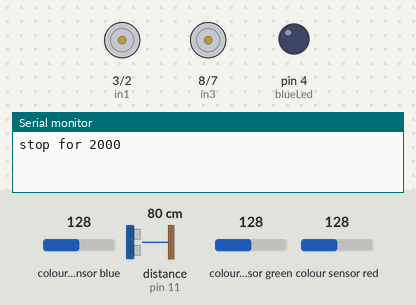
This sketch was run on a simulated Arduino Uno, built with avr-gcc and run on an emulated ATmega328P. On the bench: motor-driver pin pairs drawn as motors (green arrow = first pin HIGH = forward, orange = second pin HIGH = backward, longer = more drive, scaled by the enable pin), output pins drawn as LEDs (lit = HIGH), the last lines printed to the serial monitor. Wiring (inferred from the names in the program): ultrasonic range finder: trigger pin 12; echo pin 11; TCS3200 colour sensor: output A4; S2 A2; S3 A3; S0 A0; S1 A1. Dashed ring = blinking. Inputs (shaded band) come from the test bench; at power-on: colour sensor blue 128, distance to the obstacle (sensor on pin 11) 80 cm, colour sensor green 128, colour sensor red 128. The echo pulse lasts 58.3 µs per cm; pins used as bus, display or sensor lines are not drawn.

Above: at 1.2 s.
1.3 s: colour sensor blue set to 135
At 2.05 s:
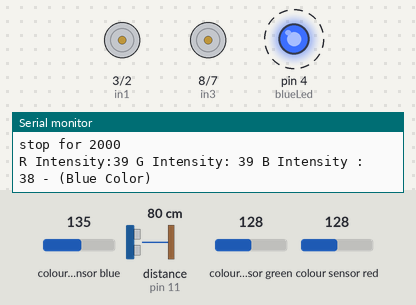
7.5 s: distance to the obstacle (sensor on pin 11) set to 16 cm
11.0 s: distance to the obstacle (sensor on pin 11) set to 13 cm
At 12.83 s:
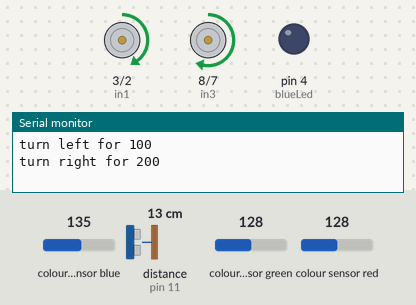
At 13.19 s:
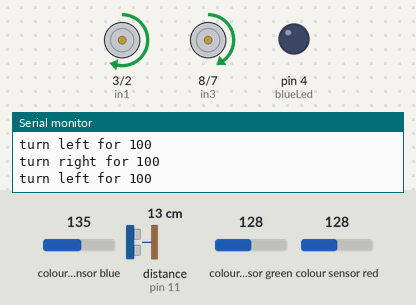
Timing chart, 0 to 20.5 s (numbered marks = the images above; inputs shaded):
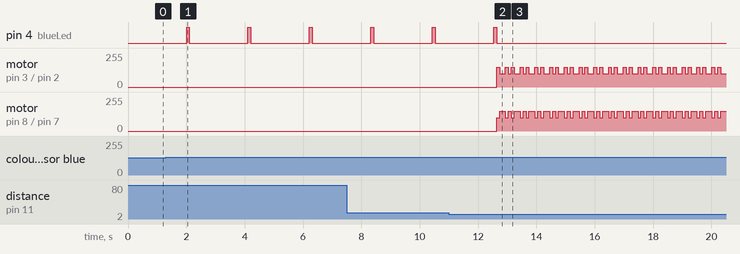

The sketch:

CODING.ino
```cpp
// Control pins for the right half of the H-bridge
const int enable2 = 9; // PWM pin for speed control
const int in3 = 8;
const int in4 = 7;

//other half
const int enable1 = 6; // PWM pin for speed control
const int in1 = 3;
const int in2 = 2;

//Control pins for ultrasonic distance sensor
const int trigPin = 12;
const int echoPin = 11;

/*
  Color Sensor      Arduino
  -----------      --------
  VCC               5V
  GND               GND
  s0                8
  s1                9
  s2                12
  s3                11
  OUT               10
  OE                GND
*/
const int s0 = A0;
const int s1 = A1;
const int s2 = A2;
const int s3 = A3;
const int out = A4;
// LED pins connected to Arduino
int redLed = 2;
int greenLed = 3;
int blueLed = 4;
// Variables
int red = 0;
int green = 0;
int blue = 0;

//Set Minimum Distance required for Bot to maintain from obstacles (in cm)
const int minimumDistance = 20;

void setup() {

  //control pins for ultrasonic sensor
  pinMode(trigPin, OUTPUT);
  pinMode(echoPin, INPUT);

  //control pins for the left motor
  pinMode( enable1, OUTPUT);
  pinMode( in1, OUTPUT);
  pinMode( in2, OUTPUT);

  //control pins for the right motor
  pinMode( enable2, OUTPUT);
  pinMode( in3, OUTPUT);
  pinMode( in4, OUTPUT);

  Serial.begin(9600);
  //control for color sensor
  pinMode(s0, OUTPUT);
  pinMode(s1, OUTPUT);
  pinMode(s2, OUTPUT);
  pinMode(s3, OUTPUT);
  pinMode(out, INPUT);
  pinMode(redLed, OUTPUT);
  pinMode(greenLed, OUTPUT);
  pinMode(blueLed, OUTPUT);
  digitalWrite(s0, HIGH);
  digitalWrite(s1, HIGH);
}

void loop() {

  long distance;
  distance = measureDistance ();

  // check validity of distance
  if (distance >= 15 || distance <= 0) {
    stopRobot (2000);
    color();
    Serial.print("R Intensity:");
    Serial.print(red, DEC);
    Serial.print(" G Intensity: ");
    Serial.print(green, DEC);
    Serial.print(" B Intensity : ");
    Serial.print(blue, DEC);
    //Serial.println();

    if (red < blue && red < green && red < 15)
    {
      Serial.println(" - (Red Color)");
      digitalWrite(redLed, HIGH); // Turn RED LED ON
      digitalWrite(greenLed, LOW);
      digitalWrite(blueLed, LOW);
    }

    else if (blue > red && blue < green)
    {
      Serial.println(" - (Purple Color)");
      digitalWrite(redLed, LOW);
      digitalWrite(greenLed, LOW);
      digitalWrite(blueLed, HIGH); // Turn BLUE LED ON
    }

    else if (blue < red && blue < green)
    {
      Serial.println(" - (Blue Color)");
      digitalWrite(redLed, LOW);
      digitalWrite(greenLed, LOW);
      digitalWrite(blueLed, HIGH); // Turn BLUE LED ON
    }

    else if (green < red && green < blue)
    {
      Serial.println(" - (Green Color)");
      digitalWrite(redLed, LOW);
      digitalWrite(greenLed, HIGH); // Turn GREEN LED ON
      digitalWrite(blueLed, LOW);
    }

    else if (green > red && green < blue)
    {
      Serial.println(" - (Yellow Color)");
      digitalWrite(redLed, LOW);
      digitalWrite(greenLed, HIGH); // Turn GREEN LED ON
      digitalWrite(blueLed, LOW);
    }

    else {
      Serial.println();
    }
    delay(100);
    digitalWrite(redLed, LOW);
    digitalWrite(greenLed, LOW);
    digitalWrite(blueLed, LOW);
  }

  else  {
    if (distance < minimumDistance) {
      //turn left, take measurement
      //turn right, take measurement
      //go towards greater distance

      turnLeft (100);
      int leftDistance = measureDistance();
      turnRight (200);
      int rightDistance = measureDistance();
      turnLeft (100); //return to forward position

      if (leftDistance >= 200
          || leftDistance <= 0
          || rightDistance >= 200
          || rightDistance <= 0)
      {

      }
      else if (leftDistance > rightDistance) {
        turnLeft (100);
      }
      else {
        turnRight (100);
      }
    } //end of case for distance less than minimumDistance

    //begin case for valid range with distance greater than minimumDistance
    else  {
      goForward (500);
    }
  } //end valid range case

}

//The section that follows is used to define the functions used in this code loop

void color()
{
  digitalWrite(s2, LOW);
  digitalWrite(s3, LOW);
  //count OUT, pRed, RED
  red = pulseIn(out, digitalRead(out) == HIGH ? LOW : HIGH);
  digitalWrite(s3, HIGH);
  //count OUT, pBLUE, BLUE
  blue = pulseIn(out, digitalRead(out) == HIGH ? LOW : HIGH);
  digitalWrite(s2, HIGH);
  //count OUT, pGreen, GREEN
  green = pulseIn(out, digitalRead(out) == HIGH ? LOW : HIGH);
}

void goForward (int timeToMove) {
  //Go Forward for a certain amount of time
  Serial.print ("Move forward for ");
  Serial.println (timeToMove); //both motors go forward
  digitalWrite (in1, HIGH);
  digitalWrite (in2, LOW);
  analogWrite (enable1, 150);
  digitalWrite (in3, HIGH);
  digitalWrite (in4, LOW);
  analogWrite (enable2, 150);
  delay (timeToMove); // wait for humans to enjoy the bot going forward
}

void turnLeft (int timeToMove) {
  Serial.print ("turn left for ");
  Serial.println (timeToMove);
  digitalWrite (in1, HIGH);
  digitalWrite (in2, LOW);
  analogWrite (enable1, 150);
  digitalWrite (in3, HIGH);
  digitalWrite (in4, LOW);
  analogWrite (enable2, 100);
  delay (timeToMove);
}

void turnRight (int timeToMove) {
  Serial.print ("turn right for ");
  Serial.println (timeToMove);
  digitalWrite (in1, HIGH);
  digitalWrite (in2, LOW);
  analogWrite (enable1, 100);
  digitalWrite (in3, HIGH);
  digitalWrite (in4, LOW);
  analogWrite (enable2, 150);
  delay (timeToMove);
}

void stopRobot (int timeToMove) {
  Serial.print ("stop for ");
  Serial.println (timeToMove); //both motors stop
  digitalWrite (in1, LOW);
  digitalWrite (in2, LOW);
  digitalWrite (enable1, LOW);
  digitalWrite (in3, LOW);
  digitalWrite (in4, LOW);
  digitalWrite (enable2, LOW);
  delay (timeToMove); // wait for humans to enjoy the bot stopping
}

void goReverse (int timeToMove) {
  //Go backward for a certain abmount of time
  Serial.print ("Move backwards for ");
  Serial.println (timeToMove); //both motors go in reverse
  digitalWrite (in1, LOW);
  digitalWrite (in2, HIGH);
  digitalWrite (enable1, HIGH);
  digitalWrite (in3, LOW);
  digitalWrite (in4, HIGH);
  digitalWrite (enable2, HIGH);
  delay (timeToMove); // wait for humans to enjoy the bot going in reverse
}

long measureDistance () {
  long duration, distance;

  // send the pulse
  digitalWrite(trigPin, LOW);
  delayMicroseconds(2); // low for 2 microseconds
  digitalWrite(trigPin, HIGH);
  delayMicroseconds(10); // high for 10 microseconds
  digitalWrite(trigPin, LOW);
  duration = pulseIn(echoPin, HIGH); // measure the time to the echo
  distance = (duration / 2) / 29.1; // calculate the distance in cm
  return distance;
}
```

Measured:
- the behaviour switches between 131 and 132 on colour sensor blue (found by bisection; images 0 and 1)
- the behaviour switches between 15 and 14 cm on distance to the obstacle (sensor on pin 11) (found by bisection; images 1 and 2)
- after the input at 1.3 s, pin 4 (blueLed): alternates HIGH for 0.10 s and LOW for 2.0 s, starting after 0.71 s
- after the input at 11.0 s, pin 4 (blueLed): goes on until 12.6 s, then stays LOW; motor on pin 3 (in1) / pin 2 (in2): stopped → forward 150/255 after 1.6 s, then repeats every 0.51 s: forward 100/255 0.20 s, forward 150/255 0.10 s, forward 100/255 0.10 s, forward 150/255 0.10 s
